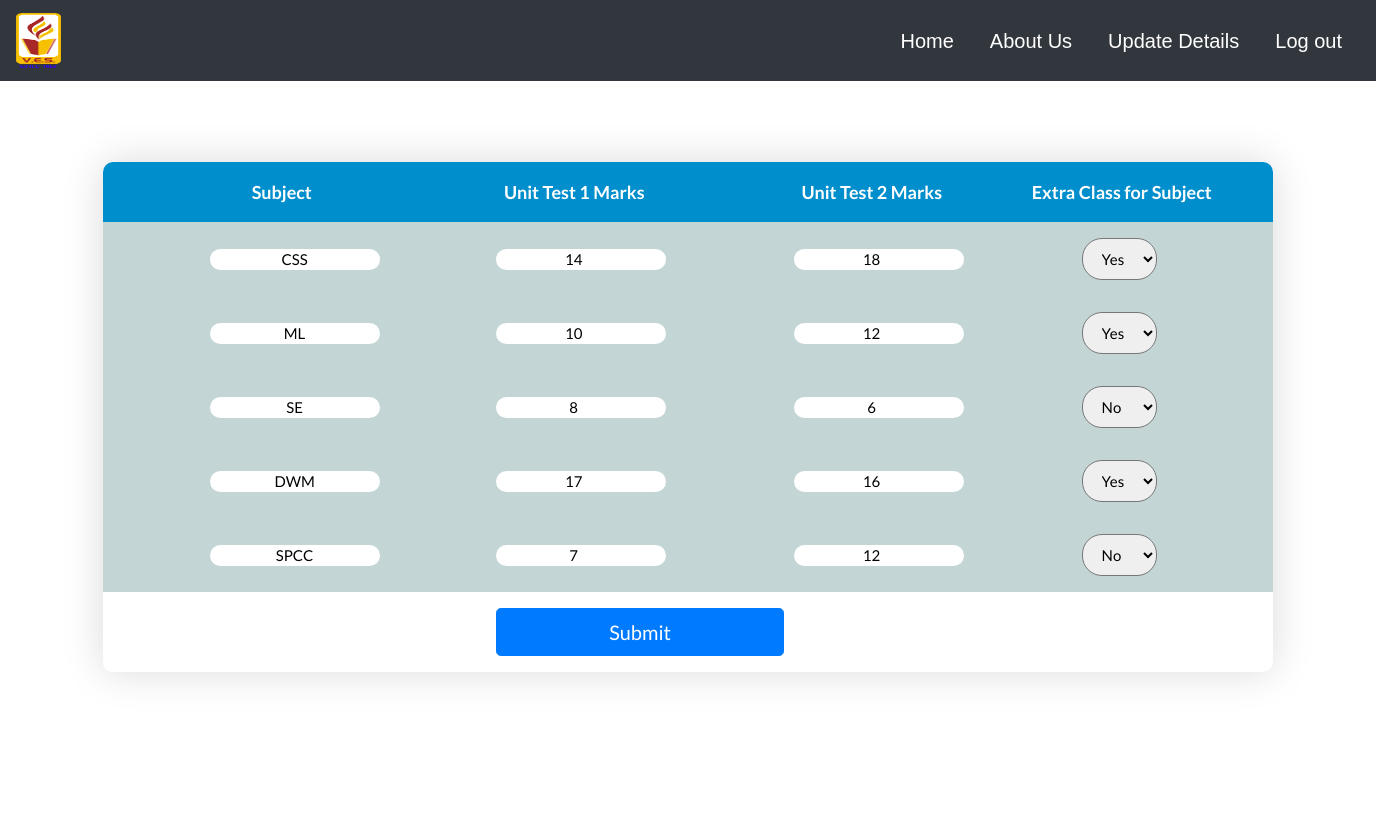
The page /stumarks.php (signed in) on the database its author committed.
### tables this page shows
CREATE TABLE `subject` (
  `subject_id` int NOT NULL,
  `subject_name` varchar(50) NOT NULL
);

CREATE TABLE `stu_marks` (
  `ID` int NOT NULL,
  `Student_Id` int NOT NULL,
  `Subject_id` int NOT NULL,
  `Tut_Subject` varchar(20) DEFAULT NULL,
  `Marks1` int DEFAULT NULL,
  `Marks2` int DEFAULT NULL,
  `Pred_Mark` varchar(5) DEFAULT NULL
);

### stumarks.php (the view, shortened to what this page needs)
<!DOCTYPE html>
<html lang="en">
<head>
	<link rel="stylesheet" type="text/css" href="vendor/bootstrap/css/bootstrap.min.css">
	<link rel="stylesheet" type="text/css" href="fonts/font-awesome-4.7.0/css/font-awesome.min.css">
	<link rel="stylesheet" type="text/css" href="vendor/animate/animate.css">
	<link rel="stylesheet" type="text/css" href="vendor/select2/select2.min.css">
	<link rel="stylesheet" type="text/css" href="vendor/perfect-scrollbar/perfect-scrollbar.css">
	<link rel="stylesheet" type="text/css" href="css/util.css">
	<link rel="stylesheet" type="text/css" href="css/main.css">
</head>
<?php
    include 'dbconnect.php';
	$stud_id=$_SESSION['stud_id'];
    $sql1= "SELECT Subject_name from subject Natural join relation where class_name=(SELECT Class from student where Student_Id=$stud_id)";
	$sql2= "SELECT Marks1,Marks2,Tut_Subject from stu_marks where Student_Id=$stud_id";
     $result1=mysqli_query($con,$sql1);
     $result2=mysqli_query($con,$sql2);
     ?>
<body>
<?php
	include "studentnav.php"
?>
	<div class="limiter">
		<div class="container-table100 mt-5">
			<div class="wrap-table100">
				<div class="table100 ver1 m-b-110">
					<form onsubmit="return Validate_marks();" action="stumarks.php" method="POST">
					<div class="table100-head">
						<table>
							<thead>
								<tr class="row100 head">
									<th class="cell100 columna center p-l-100">Subject</th>
									<th class="cell100 columna center p-l-100">Unit Test 1 Marks</th>
									<th class="cell100 columna center p-l-101">Unit Test 2 Marks</th>
									<th class="cell100 columna center">Extra Class for Subject</th>
								</tr>
							</thead>
						</table>
					</div>
					<div class="table100-body js-pscroll">
						<table>
							<tbody>
								<?php
    							while($row1=mysqli_fetch_array($result1)){
									$row2=mysqli_fetch_array($result2)?>
								<tr class="row100 body center">
									<td class="cell100 columna center markstable"><input type="text" readonly class="center border-black m-auto" name="sub1[]" value="<?php echo $row1['Subject_name']; ?>"></td>
									<td class="cell100 columna markstable"><input type="number" class="center border-black" name="Marks1[]" value="<?php echo $row2['Marks1']; ?>" required ></td>
									<td class="cell100 columnab markstable"><input type="number" class="center border-black" name="Marks2[]" value="<?php echo $row2['Marks2']; ?>" required></td>
									<td class="cell100 columna center markstable"><select name="Class[]" class="p-10 border-black-1">
									<?php if($row2["Tut_Subject"]=="no"){
										echo '<option value="no" class="p-10">No</option>';
									}
									else{
										echo '<option value="yes" class="p-10">Yes</option>';
									} ?>
									</select>
									</td>
								<?php } ?>
								</tr>
								<tr class="row100 body">
									<td class="cell100 column1"></td>
									<td class="cell100 column4"><button class="btn btn-primary btn-block btn-lg pull-right" name="nextmark">Submit</button></td>
								</tr>
							</tbody>
						</table>
					</div>
					</form>
				</div>
			</div>
		</div>
	</div>
</body>
</html>

### css/main.css (style rules this page uses)
* { margin: 0px; padding: 0px; box-sizing: border-box; }
body, html { height: 100%; font-family: sans-serif; }
input { display: block; border: none; }
button { outline: none !important; border: none; background: transparent; }
.js-pscroll { position: relative; overflow: hidden; }
.limiter { width: 1366px; margin: 0 auto; }
.container-table100 { width: 100%; min-height: 80vh; background: #fff; display: -webkit-box; display: -webkit-flex; display: -moz-box; display: -ms-flexbox; display: flex; align-items: center; justify-content: center; flex-wrap: wrap; padding: 33px 30px; }
.wrap-table100 { width: 1170px; }
.table100 { background-color: #fff; }
table { width: 100%; }
th, td { font-weight: unset; padding-right: 10px; }
.column1 { width: 33%; padding-left: 40px; }
.columna { width: 25%; }
.columnab { width: 5%; }
.column4 { width: 19%; }
.table100-head th { padding-top: 18px; padding-bottom: 18px; }
.table100-body td { padding-top: 16px; padding-bottom: 16px; }
.table100 { position: relative; padding-top: 60px; }
.table100-head { position: absolute; width: 100%; top: 0; left: 0; }
.table100-body { max-height: 585px; overflow: auto; }
.table100.ver1 th { font-family: Lato-Bold; font-size: 18px; color: #fff; line-height: 1.4; background-color: #008ECC; }
.table100.ver1 td { font-family: Lato-Regular; font-size: 15px; color: #808080; line-height: 1.4; }
.table100.ver1 .table100-body tr:nth-child(even) { background-color: #f8f6ff; }
.table100.ver1 .table100-body tr:last-child { background-color: #fff; }
.table100.ver1 { border-radius: 10px; overflow: hidden; box-shadow: 0 0px 40px 0px rgba(0, 0, 0, 0.15); -moz-box-shadow: 0 0px 40px 0px rgba(0, 0, 0, 0.15); -webkit-box-shadow: 0 0px 40px 0px rgba(0, 0, 0, 0.15); -o-box-shadow: 0 0px 40px 0px rgba(0, 0, 0, 0.15); -ms-box-shadow: 0 0px 40px 0px rgba(0, 0, 0, 0.15); }
.center { text-align: center; }
.p-10 { padding: 10px 15px; }
.pull-right { float: right; }
.m-auto { margin:auto; }
.p-l-100 { padding-left: 75px; }
.p-l-101 { padding-left: 85px; }
.border-black { border: #333; border-radius: 20px; }
.border-black-1 { border-radius: 20px; }
.table100.ver1 .table100-body tr .markstable { background-color: #C3D5D5; }

### rows shown on the page
subject: subject_name "CSS", Marks1 "14", Marks2 "18", Tut_Subject "Yes"
subject: subject_name "ML", Marks1 "10", Marks2 "12", Tut_Subject "Yes"
subject: subject_name "SE", Marks1 "8", Marks2 "6", Tut_Subject "No"
subject: subject_name "DWM", Marks1 "17", Marks2 "16", Tut_Subject "Yes"
subject: subject_name "SPCC", Marks1 "7", Marks2 "12", Tut_Subject "No"
